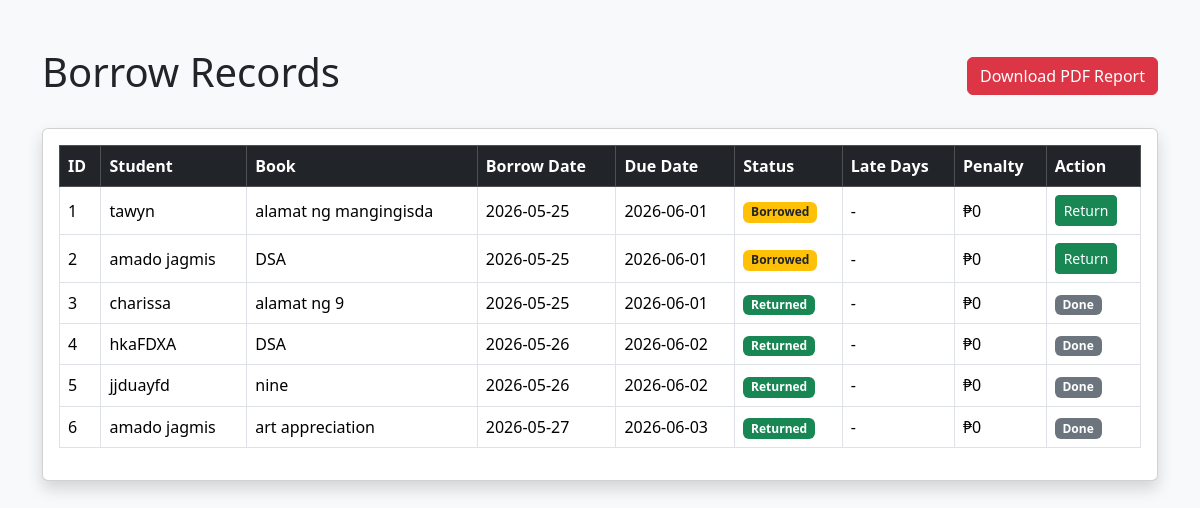
Before: /borrow_records (signed in) with the older database file.
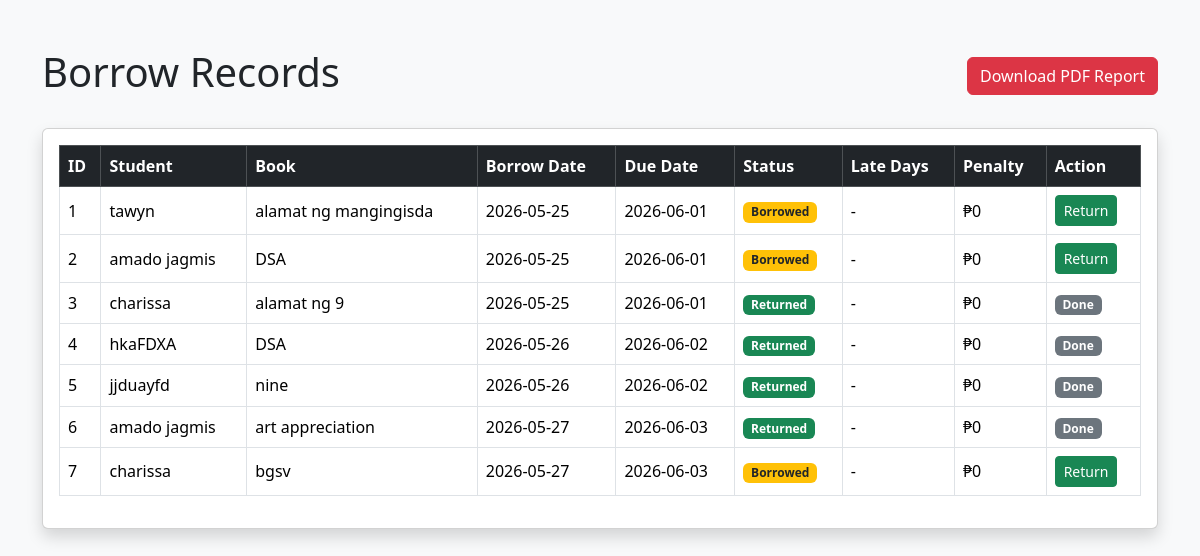
After: the same page with the newer database file.
### tables this page shows
CREATE TABLE borrow_books (
    id INTEGER PRIMARY KEY AUTOINCREMENT,
    student_name TEXT NOT NULL,
    book_id INTEGER NOT NULL,
    book_title TEXT NOT NULL,
    borrow_date TEXT NOT NULL,
    due_date TEXT NOT NULL,
    status TEXT NOT NULL
);

### app.py (the view)
@app.route('/borrow_records')
@login_required
def borrow_records():
    conn = sqlite3.connect('database.db')
    cursor = conn.cursor()
    cursor.execute("SELECT * FROM borrow_books")
    records = cursor.fetchall()
    conn.close()
    current_date = datetime.now()
    updated_records = []
    for record in records:
        due_date = datetime.strptime(record[5], '%Y-%m-%d')
        late_days = 0
        penalty = 0
        status = record[6]
        if (
            current_date > due_date
            and status == 'Borrowed'
        ):
            late_days = (
                current_date - due_date
            ).days
            penalty = late_days * 5
            status = 'Overdue'
        updated_records.append({
            'id': record[0],
            'student': record[1],
            'book': record[3],
            'borrow_date': record[4],
            'due_date': record[5],
            'status': status,
            'late_days': late_days,
            'penalty': penalty
        })
    return render_template(
        'borrow_records.html',
        records=updated_records
    )

### app.py (called while the page is built)
def login_required(f):
    @wraps(f)
    def decorated_function(*args, **kwargs):
        if 'user' not in session:
            return redirect('/login')
        return f(*args, **kwargs)
    return decorated_function

### templates/borrow_records.html (shortened to what this page needs)
<!DOCTYPE html>
<html>
<head>
    <link href="https://cdn.jsdelivr.net/npm/bootstrap@5.3.3/dist/css/bootstrap.min.css" rel="stylesheet">
</head>
<body class="bg-light">
<div class="container mt-5">
    <div class="d-flex justify-content-between align-items-center mb-4">
        <h1>Borrow Records</h1>
        <a href="/generate_report" class="btn btn-danger">
            Download PDF Report
        </a>
    </div>
    <div class="card shadow p-3">
        <table class="table table-bordered table-hover align-middle">
            <thead class="table-dark">
                <tr>
                    <th>ID</th>
                    <th>Student</th>
                    <th>Book</th>
                    <th>Borrow Date</th>
                    <th>Due Date</th>
                    <th>Status</th>
                    <th>Late Days</th>
                    <th>Penalty</th>
                    <th>Action</th>
                </tr>
            </thead>
            <tbody>
                {% for record in records %}
                <tr>
                    <td>{{ record.id }}</td>
                    <td>{{ record.student }}</td>
                    <td>{{ record.book }}</td>
                    <td>{{ record.borrow_date }}</td>
                    <td>{{ record.due_date }}</td>
                    <td>
                        {% if record.status == 'Overdue' %}
                        <span class="badge bg-danger">
                            Overdue
                        </span>
                        {% elif record.status == 'Returned' %}
                        <span class="badge bg-success">
                            Returned
                        </span>
                        {% else %}
                        <span class="badge bg-warning text-dark">
                            Borrowed
                        </span>
                        {% endif %}
                    </td>
                    <td>
                        {% if record.late_days > 0 %}
                            {{ record.late_days }} days
                        {% else %}
                            -
                        {% endif %}
                    </td>
                    <td>
                        {% if record.penalty > 0 %}
                            ₱{{ record.penalty }}
                        {% else %}
                            ₱0
                        {% endif %}
                    </td>
                    <td>
                        {% if record.status != 'Returned' %}
                        <a
                            href="/return_book/{{ record.id }}"
                            class="btn btn-success btn-sm"
                        >
                            Return
                        </a>
                        {% else %}
                        <span class="badge bg-secondary">
                            Done
                        </span>
                        {% endif %}
                    </td>
                </tr>
                {% endfor %}
            </tbody>
        </table>
    </div>
</div>
</body>
</html>

Changed rows visible on the page:
added borrow_books: id "7", student "charissa", book "bgsv", borrow_date "2026-05-27", due_date "2026-06-03", status "Borrowed"
